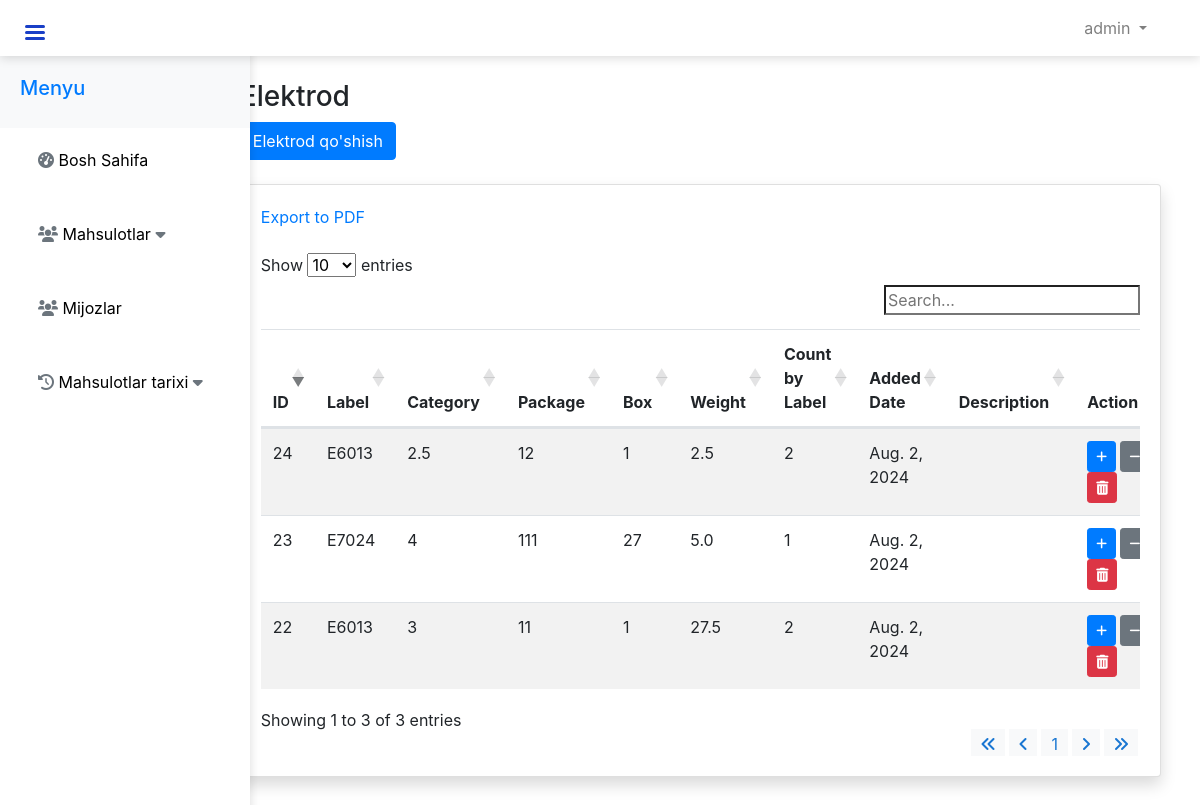
/elektrod/ (signed in), run on the app's committed database.
### warehouse/models.py (models this page shows)
class CustomUser(AbstractUser):
    name = models.CharField(max_length=255)
    photo = models.ImageField(
        upload_to='profile_photos', null=True, blank=True)
    is_manager = models.BooleanField(default=False)
    groups = models.ManyToManyField(
        'auth.Group',
        verbose_name='groups',
        related_name='customuser_set',  # Provide a unique related_name
        blank=True,
        help_text='The groups this user belongs to. A user will get all permissions granted to each of their groups.',
    )
    user_permissions = models.ManyToManyField(
        'auth.Permission',
        verbose_name='user permissions',
        related_name='customuser_set',  # Provide a unique related_name
        blank=True,
        help_text='Specific permissions for this user.',
    )

### electrode/models.py (models this page shows, shortened)
class Electrode(models.Model):
    label = models.ForeignKey(ElectrodeLabel, on_delete=models.CASCADE)
    category = models.ForeignKey(ElectrodeCategory, on_delete=models.CASCADE)
    package = models.IntegerField(default=0, blank=True, null=True)  # pachka
    box = models.IntegerField(default=0, blank=True, null=True)  # karobka
    weight = models.FloatField(default=0, blank=True, null=True)
    added_date = models.DateField(auto_now_add=True)
    description = models.TextField(blank=True, null=True)

class ElectrodeLabel(models.Model):
    label_name = models.CharField(max_length=255)

class ElectrodeCategory(models.Model):
    label = models.ForeignKey(ElectrodeLabel, on_delete=models.CASCADE)
    category_name = models.CharField(max_length=255)

### electrode/views.py (the view)
# urls.py: path('', views.electrode, name='elektrod'),
def electrode(request):
    customers = Customer.objects.all()
    electrodes = Electrode.objects.all()
    is_manager = request.user.is_manager
    for electrode in electrodes:
        electrode.count_by_label = Electrode.objects.filter(
            label=electrode.label).count()
    return render(request, 'electrode.html', {'electrodes': electrodes, 'customers': customers, 'is_manager': is_manager})

### warehouse/context_processors.py (called while the page is built)
def profile_picture(request):
    if request.user.is_authenticated:
        return {
            'profile_pic': request.user.photo.url if request.user.photo else 'default-profile-pic-url'
        }
    return {}

### electrode/templates/electrode.html (shortened to what this page needs)
{% extends 'warehouse/base.html' %}
{% block content %}
<div class="container-fluid">
    <h3 class="mt-4">Elektrod</h3>
    <button type="button" class="btn btn-primary" data-toggle="modal" data-target="#addElectrodeModal"
        data-tooltip="Elektrod qo'shish" {% if is_manager %}disabled{% endif %}>
        Elektrod qo'shish
    </button>
    <div class="card shadow mt-4 mb-5">
        <div class="card-body">
            <div class="exports">
                <a href="#"  id="exportButton">Export to PDF</a>
            </div>
            <div class="table-responsive mt-4">
                <table id="electrode-table" class="table table-striped table-hover">
                    <thead>
                        <tr>
                            <th>ID</th>
                            <th>Label</th>
                            <th>Category</th>
                            <th>Package</th>
                            <th>Box</th>
                            <th>Weight</th>
                            <th>Count by Label</th>
                            <th>Added Date</th>
                            <th>Description</th>
                            <th>Action</th>
                        </tr>
                    </thead>
                    <tbody>
                        {% for electrode in electrodes %}
                        <tr>
                            <td>{{ electrode.id }}</td>
                            <td>{{ electrode.label.label_name }}</td>
                            <td>{{ electrode.category.category_name }}</td>
                            <td>{{ electrode.package }}</td>
                            <td>{{ electrode.box }}</td>
                            <td>{{ electrode.weight }}</td>
                            <td>{{ electrode.count_by_label }}</td>
                            <td>{{ electrode.added_date }}</td>
                            <td>{{ electrode.description }}</td>
                            <td>
                                <button class="btn btn-sm btn-primary add-existing-electrode" data-id="{{ electrode.id }}" data-toggle="modal"
                                    data-target="#addExistingElectrodeModal" data-tooltip="Add Existing Electrode" {% if is_manager %}disabled{% endif %}>
                                </button>
                                <button class="btn btn-sm  btn-secondary send-electrode" data-id="{{ electrode.id }}" data-toggle="modal"
                                    data-target="#sendElectrodeModal" data-tooltip="Send Electrode" {% if is_manager %}disabled{% endif %}>
                                </button>
                                <button class="btn btn-sm btn-danger delete-electrode" data-id="{{ electrode.id }}"  data-toggle="modal" data-target="#deleteElectrodeModal" data-tooltip="Delete Electrode" {% if is_manager %}disabled{% endif %}>
                                    <i class="fas fa-trash-alt" aria-hidden="true"></i>
                                </button>
                            </td>
                        </tr>
                        {% endfor %}
                    </tbody>
                </table>
            </div>
        </div>
    </div>
</div>
{% endblock %}

### warehouse/templates/warehouse/base.html (shortened to what this page needs)
{% load static %}
<!DOCTYPE html>
<html lang="en">
<head>
    <link rel="stylesheet" href="https://stackpath.bootstrapcdn.com/bootstrap/4.5.2/css/bootstrap.min.css">
    <link rel="stylesheet" href="https://cdnjs.cloudflare.com/ajax/libs/font-awesome/5.15.4/css/all.min.css">
    <link rel="stylesheet" href="https://cdn.datatables.net/1.10.24/css/dataTables.bootstrap4.min.css">
    <link rel="stylesheet" href="https://cdnjs.cloudflare.com/ajax/libs/font-awesome/6.0.0-beta3/css/all.min.css">
    <link rel="stylesheet" href="{% static 'css/main.css'%}">
    <link rel="stylesheet" href="{% static 'electrode/css/main_electrode.css'%}">
</head>
<body>
    <nav class="navbar navbar-expand-lg navbar-light">
        <div class="container">
            <button id="sidebarToggle" class="btn btn-primary">
                <div class="hamburger-icon">
                    <div class="line"></div>
                    <div class="line"></div>
                    <div class="line"></div>
                </div>
            </button>
            <div class="collapse navbar-collapse" id="navbarNav">
                <ul class="navbar-nav ml-auto">
                    {% if user.is_authenticated %}
                    <li class="nav-item dropdown">
                        <a class="nav-link dropdown-toggle" href="#" id="navbarDropdown" role="button" data-toggle="dropdown"
                            aria-haspopup="true" aria-expanded="false">
                            {{ user.username }}
                        </a>
                    </li>
                    {% else %}
                    <li class="nav-item">
                        <a class="nav-link" href="{% url 'login' %}">Login</a>
                    </li>
                    {% endif %}
                </ul>
            </div>
        </div>
    </nav>
    <div class="sidebar active" id="sidebar">
        <div class="sidebar-header">
            <h5 class="text-primary">Menyu</h5>
        </div>
        <ul class="sidebar-menu">
            <li><a href="{% url 'dashboard' %}" class="active"><i class="fas fa-tachometer-alt"></i> Bosh Sahifa</a></li>
            <li>
                <a href="#" class="extendable-link">
                    <i class="fas fa-users"></i> <span>Mahsulotlar</span> <i class="fas fa-caret-down"></i>
                </a>
            </li>
            <li><a href="{% url 'customers' %}"><i class="fas fa-users"></i> Mijozlar </a></li>
            <li>
                <a href="#" class="extendable-link">
                    <i class="fas fa-history"></i> <span>Mahsulotlar tarixi</span> <i class="fas fa-caret-down"></i>
                </a>
            </li>
     </ul>
    </div>
    <div class="page-content">
        <div class="container-fluid">
            <div class="row">
                <div class="col-md-9 ml-sm-auto col-lg-10 px-md-4">
                    {% block content %}
                    {% endblock %}
                </div>
            </div>
        </div>
    </div>
</body>
</html>

### warehouse/static/css/main.css (style rules this page uses)
.table-responsive { margin: 0 auto; }
.navbar { position: fixed; top: 0; width: 100%; z-index: 900; background-color: #fff !important; box-shadow: 0 2px 10px rgba(0, 0, 0, 0.15); }
.sidebar { position: fixed; top: 1rem; bottom: 0; left: 0; z-index: 800; padding-top: 3.5rem; box-shadow: 0 2px 10px rgba(0, 0, 0, 0.15); background-color: #fff; color: #000; width: 250px; transition: all 0.3s ease; position: fixed; }
.sidebar .sidebar-header { padding: 20px; background-color: #f8f9fa; }
.sidebar .sidebar-menu { padding-left: 0; }
.sidebar .sidebar-menu li { list-style: none; margin-bottom: 10px; }
.sidebar .sidebar-menu li a { display: block; color: #000; text-decoration: none; padding: 10px 20px; transition: all 0.3s ease; border-left: 3px solid transparent; }
.page-content { margin-left: auto; margin-top: 3.5rem; }
.sidebar .sidebar-menu li a i { color: #6c757d; }
.extendable-link { position: relative; }

### warehouse/templates/warehouse/base.html (style rules this page uses)
.sidebar { width: 250px; height: 100%; position: fixed; top: 0; left: 0; transition: left 0.3s ease; overflow-y: auto; }
.sidebar-header { padding: 15px; }
.sidebar-menu { list-style: none; padding: 0; margin: 0; }
.sidebar-menu li { padding: 10px 15px; }
.sidebar-menu li a { display: block; padding: 10px; }
#sidebarToggle { position: fixed; top: 15px; left: 15px; background: transparent; border: none; cursor: pointer; padding: 10px; z-index: 1000; transition: transform 0.2s ease; }
.hamburger-icon { display: flex; flex-direction: column; justify-content: space-between; width: 20px; height: 15px; }
.hamburger-icon .line { background-color: #193fc7; height: 3px; width: 100%; border-radius: 3px; transition: background-color 0.3s ease; }
.page-content { margin-left: 1px; transition: margin-left 0.3s ease; }
.navbar-nav { display: flex; align-items: center; }

### data on the page
CustomUser: username "admin"
Electrode: id "22", label.label_name "E6013", category.category_name "3", package "11", box "1", weight "27.5", count_by_label "2", added_date "Aug. 2, 2024"
Electrode: id "23", label.label_name "E7024", category.category_name "4", package "111", box "27", weight "5.0", count_by_label "1", added_date "Aug. 2, 2024"
Electrode: id "24", label.label_name "E6013", category.category_name "2.5", package "12", box "1", weight "2.5", count_by_label "2", added_date "Aug. 2, 2024"
